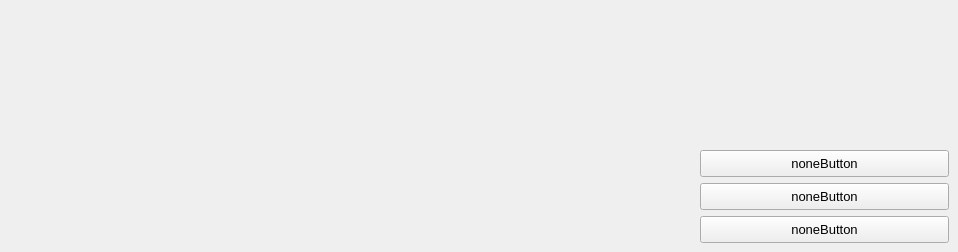
      <widget class="QWidget" name="page">
       <widget class="QPushButton" name="perimeterFigure">
        <property name="geometry">
         <rect>
          <x>700</x>
          <y>183</y>
          <width>249</width>
          <height>27</height>
         </rect>
        </property>
        <property name="sizePolicy">
         <sizepolicy hsizetype="Minimum" vsizetype="Minimum">
          <horstretch>0</horstretch>
          <verstretch>0</verstretch>
         </sizepolicy>
        </property>
        <property name="font">
         <font>
          <pointsize>10</pointsize>
         </font>
        </property>
        <property name="text">
         <string>noneButton</string>
        </property>
       </widget>
       <widget class="QPushButton" name="clearCanvas">
        <property name="geometry">
         <rect>
          <x>700</x>
          <y>216</y>
          <width>249</width>
          <height>27</height>
         </rect>
        </property>
        <property name="sizePolicy">
         <sizepolicy hsizetype="Minimum" vsizetype="Minimum">
          <horstretch>0</horstretch>
          <verstretch>0</verstretch>
         </sizepolicy>
        </property>
        <property name="font">
         <font>
          <pointsize>10</pointsize>
         </font>
        </property>
        <property name="text">
         <string>noneButton</string>
        </property>
       </widget>
       <widget class="QPushButton" name="squareFigure">
        <property name="geometry">
         <rect>
          <x>700</x>
          <y>150</y>
          <width>249</width>
          <height>27</height>
         </rect>
        </property>
        <property name="sizePolicy">
         <sizepolicy hsizetype="Minimum" vsizetype="Minimum">
          <horstretch>0</horstretch>
          <verstretch>0</verstretch>
         </sizepolicy>
        </property>
        <property name="font">
         <font>
          <pointsize>10</pointsize>
         </font>
        </property>
        <property name="text">
         <string>noneButton</string>
        </property>
       </widget>
      </widget>
